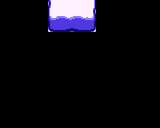

This is a level from a 2D game, rendered from its Tiled map with the project's own tilesets. A one-line summary and the complete map file follow:
An orthogonal 10x8 tile map with 16x16 px tiles, 1 tile layer (Tile Layer 1).

<map version="1.2" tiledversion="1.2.2" orientation="orthogonal" renderorder="right-down" width="10" height="8" tilewidth="16" tileheight="16" infinite="0" nextlayerid="2" nextobjectid="1">
 <tileset firstgid="1" source="../tilesets/SEASONS_TILESET_00_D.tsx" />
 <layer id="1" name="Tile Layer 1" width="10" height="8">
  <data encoding="csv">
0,0,0,138,139,140,0,0,0,0,
0,0,0,154,155,156,0,0,0,0,
0,0,0,0,0,0,0,0,0,0,
0,0,0,0,0,0,0,0,0,0,
0,0,0,0,0,0,0,0,0,0,
0,0,0,0,0,0,0,0,0,0,
0,0,0,0,0,0,0,0,0,0,
0,0,0,0,0,0,0,0,0,0
</data>
 </layer>
</map>
